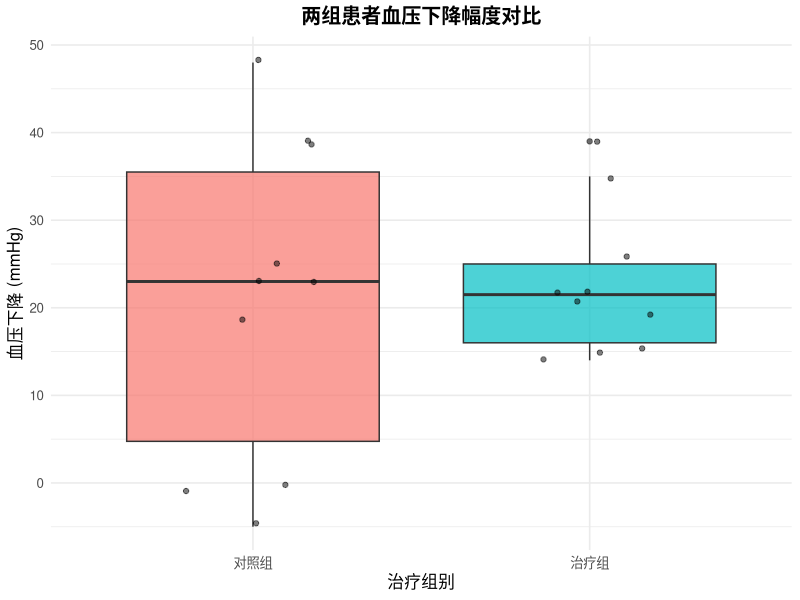
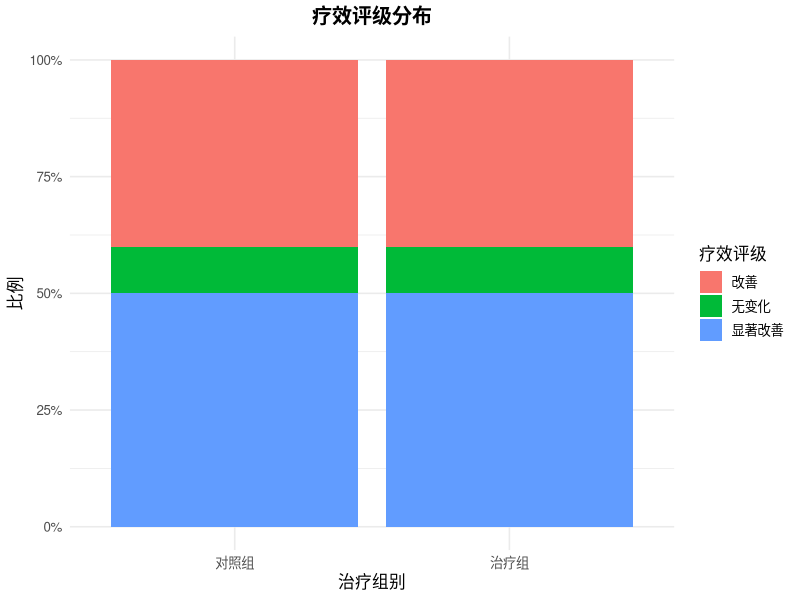
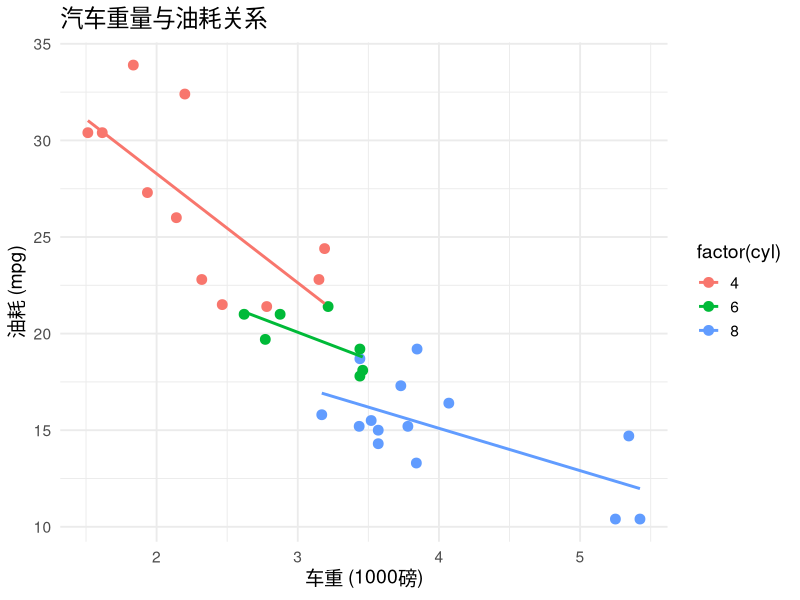

Recreate these plots in R, in order.
## ---- chunk 1
knitr::opts_chunk$set(
    echo = TRUE,
    warning = FALSE,
    message = FALSE,
    fig.width = 8,
    fig.height = 5,
    fig.retina = 2,
    out.width = "100%",
    dpi = 150
)
## ---- chunk 2
library(officer)
library(ggplot2)
library(flextable)
library(dplyr)
## ---- chunk 3
# 使用内置数据集并模拟研究数据
set.seed(2026)

# 模拟临床试验数据
clinical_data <- data.frame(
  患者ID = paste0("P", sprintf("%03d", 1:20)),
  组别 = rep(c("治疗组", "对照组"), each = 10),
  年龄 = round(rnorm(20, 55, 10)),
  性别 = sample(c("男", "女"), 20, replace = TRUE),
  基线血压 = round(rnorm(20, 140, 15)),
  治疗后血压 = round(rnorm(20, 125, 12)),
  疗效评级 = sample(c("显著改善", "改善", "无变化"), 20, 
                    prob = c(0.4, 0.4, 0.2), replace = TRUE)
)

# 计算血压变化
clinical_data$血压下降 <- clinical_data$基线血压 - clinical_data$治疗后血压

# 查看前几行
head(clinical_data, 5)
## ---- chunk 4
# 分组统计
summary_stats <- clinical_data %>%
  group_by(组别) %>%
  summarise(
    人数 = n(),
    平均年龄 = round(mean(年龄), 1),
    平均血压下降 = round(mean(血压下降), 1),
    标准差 = round(sd(血压下降), 1),
    改善率 = paste0(round(sum(疗效评级 %in% c("显著改善", "改善")) / n() * 100, 1), "%")
  )

summary_stats
## ---- chunk 5
# 图1：血压变化箱线图
p1 <- ggplot(clinical_data, aes(x = 组别, y = 血压下降, fill = 组别)) +
  geom_boxplot(alpha = 0.7) +
  geom_jitter(width = 0.2, alpha = 0.5) +
  labs(title = "两组患者血压下降幅度对比",
       x = "治疗组别", 
       y = "血压下降 (mmHg)") +
  theme_minimal(base_size = 12) +
  theme(legend.position = "none",
        plot.title = element_text(hjust = 0.5, face = "bold"))

p1
## ---- chunk 6
# 图2：疗效评级分布
p2 <- clinical_data %>%
  count(组别, 疗效评级) %>%
  ggplot(aes(x = 组别, y = n, fill = 疗效评级)) +
  geom_bar(stat = "identity", position = "fill") +
  scale_y_continuous(labels = scales::percent) +
  labs(title = "疗效评级分布",
       x = "治疗组别",
       y = "比例") +
  theme_minimal(base_size = 12) +
  theme(plot.title = element_text(hjust = 0.5, face = "bold"))

p2
## ---- chunk 7
# 创建示例图表
ppt_plot <- ggplot(mtcars, aes(x = wt, y = mpg, color = factor(cyl))) +
  geom_point(size = 3) +
  geom_smooth(method = "lm", se = FALSE) +
  labs(title = "汽车重量与油耗关系",
       x = "车重 (1000磅)",
       y = "油耗 (mpg)") +
  theme_minimal(base_size = 14)

ppt_plot
